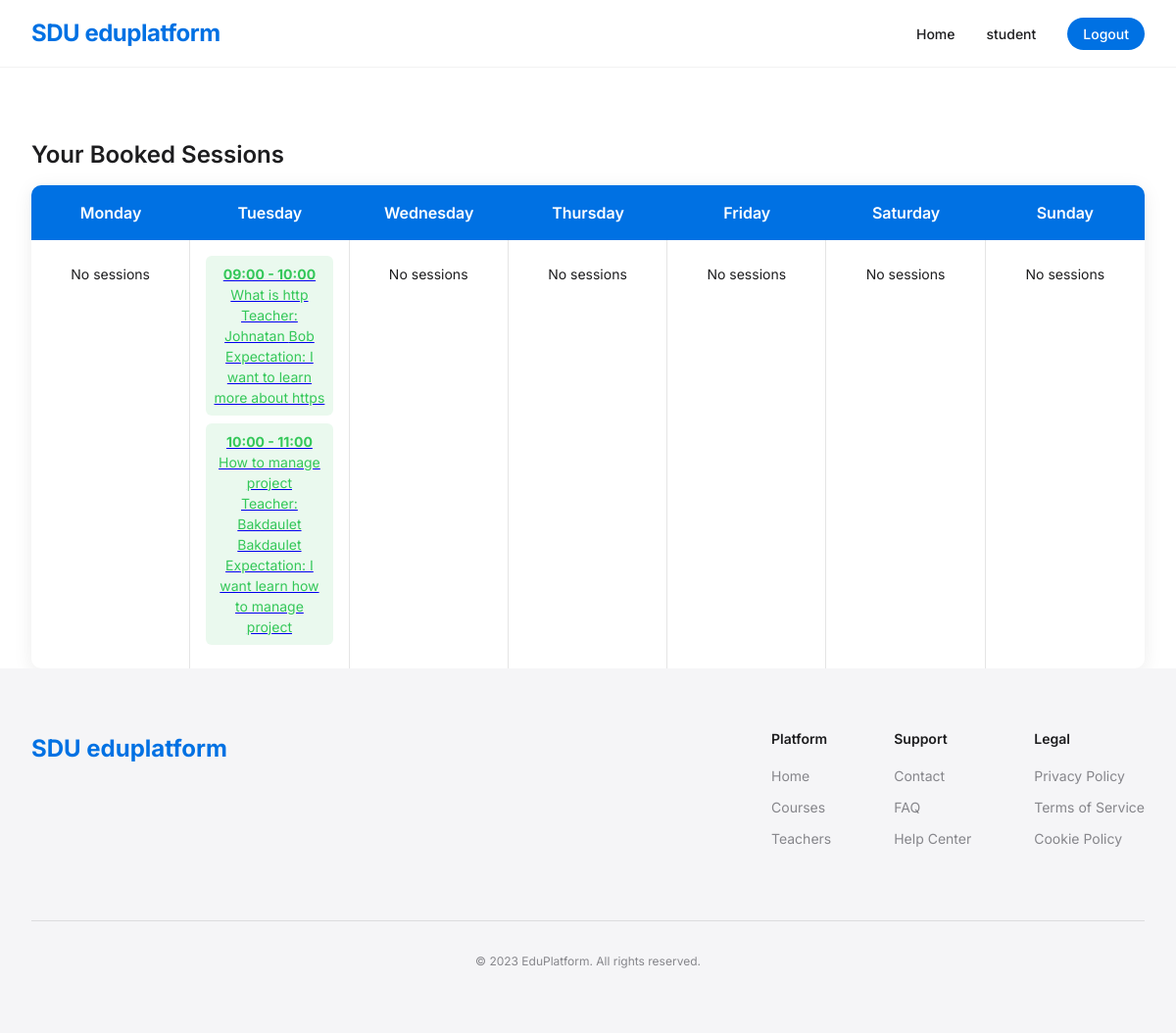
The page /profile/ (signed in) on the database as committed earlier.
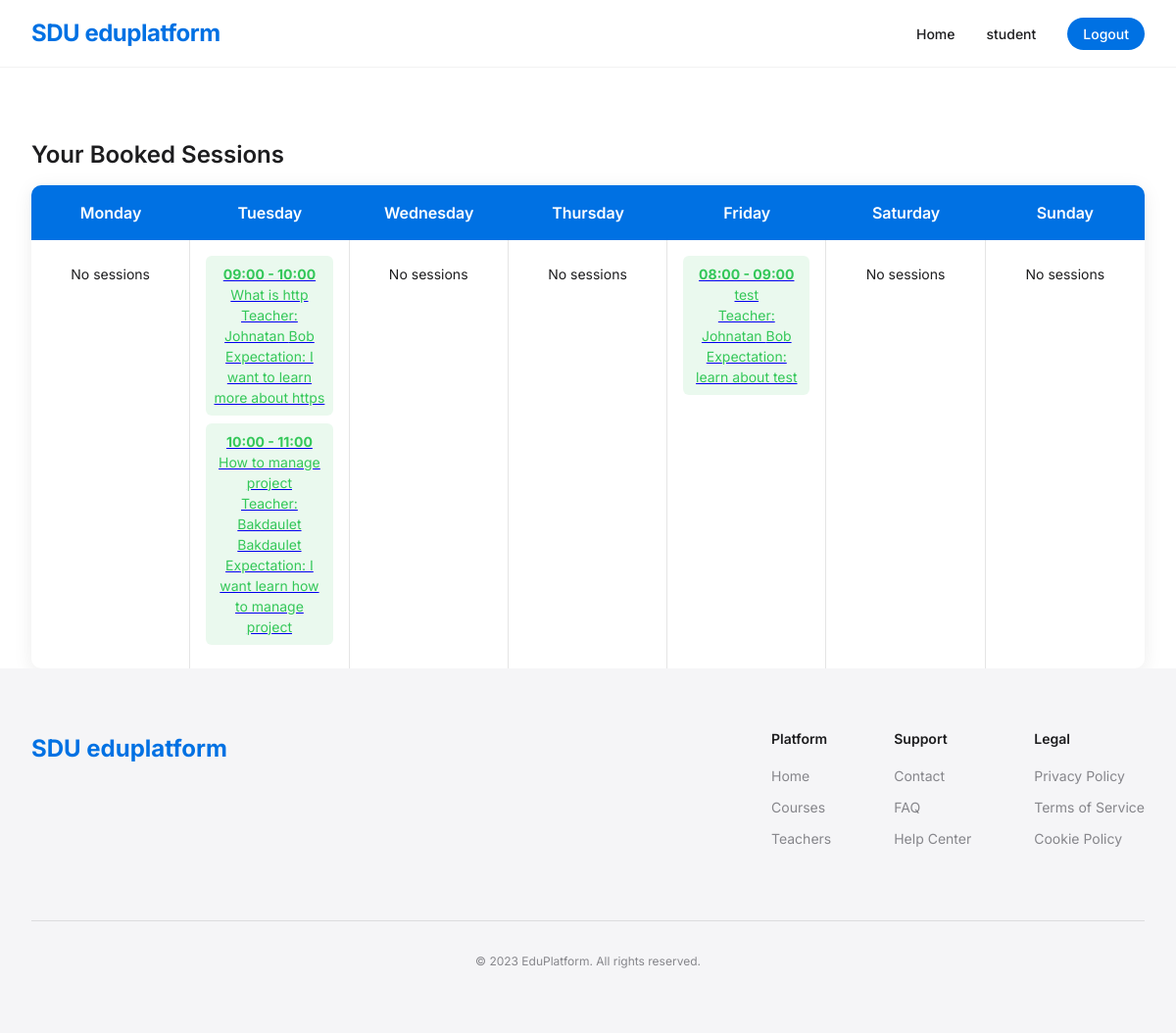
The same page on the database as committed later.
### core/models.py (models this page shows, shortened)
class BookedSession(models.Model):
    session = models.ForeignKey(Session, on_delete=models.CASCADE, related_name='booked_sessions')
    student = ForeignKey(User, on_delete=models.CASCADE, related_name='booked_students')
    expectation = models.TextField()

class Session(models.Model):
    DAYS_OF_WEEK = [
        ('Monday', 'Monday'),
        ('Tuesday', 'Tuesday'),
        ('Wednesday', 'Wednesday'),
        ('Thursday', 'Thursday'),
        ('Friday', 'Friday'),
        ('Saturday', 'Saturday'),
        ('Sunday', 'Sunday'),
    ]
    TIME_SLOTS = [
        ('08:00 - 09:00', '08:00 - 09:00'),
        ('09:00 - 10:00', '09:00 - 10:00'),
        ('10:00 - 11:00', '10:00 - 11:00'),
        ('11:00 - 12:00', '11:00 - 12:00'),
        ('13:00 - 14:00', '13:00 - 14:00'),
        ('14:00 - 15:00', '14:00 - 15:00'),
        ('15:00 - 16:00', '15:00 - 16:00'),
        ('16:00 - 17:00', '16:00 - 17:00'),
    ]
    STATUS_CHOICES = [
        ('Available', 'Available'),
        ('Booked', 'Booked'),
    ]
    topic = models.CharField(max_length=100)
    description = models.TextField()
    teacher = models.ForeignKey(Teacher, on_delete=models.CASCADE, related_name='sessions')
    day = models.CharField(max_length=10, choices=DAYS_OF_WEEK)
    time_slot = models.CharField(max_length=20, choices=TIME_SLOTS)  # Using predefined 24-hour format slots
    status = models.CharField(max_length=10, choices=STATUS_CHOICES, default='Available')

class Teacher(models.Model):
    user = models.OneToOneField(User, on_delete=models.CASCADE)
    name = models.CharField(max_length=100)
    surname = models.CharField(max_length=100)
    year_experience = models.PositiveIntegerField()
    university = models.CharField(max_length=100)
    speciality = models.CharField(max_length=100)
    more_about = models.TextField()
    image = models.ImageField(upload_to='teacher_image')

### core/views.py (the view)
# urls.py: path('profile/', views.profile, name='profile'),
@login_required(login_url='login')
def profile(request):
    booked_sessions = BookedSession.objects.filter(student=request.user)
    days_of_week = ['Monday', 'Tuesday', 'Wednesday', 'Thursday', 'Friday', 'Saturday', 'Sunday']
    booked_schedule = {}
    for day in days_of_week:
        booked_schedule[day] = booked_sessions.filter(session__day=day)
    return render(request, 'profile.html', {
        'booked_schedule': booked_schedule,
        'days_of_week': days_of_week,
    })

### core/templatetags/dict_extras.py (called while the page is built)
@register.filter
def dict_get(d, key):
    return d.get(key)

### templates/profile.html
{% extends 'base.html' %}
{% load dict_extras %}
{% block content %}
<div class="container">
    <h2>Your Booked Sessions</h2>
    <div class="schedule-container" id="booked-schedule">
        <div class="schedule-header">
            {% for day in days_of_week %}
                <div class="day-name">{{ day }}</div>
            {% endfor %}
        </div>
        <div class="schedule-body">
            {% for day in days_of_week %}
            <div class="day-column" data-day="{{ day }}">
                {% with sessions=booked_schedule|dict_get:day %}
                    {% if sessions and sessions.count %}
                        {% for booking in sessions %}
                            <a href="{% url 'book' teacher_id=booking.session.teacher_id session_id=booking.session_id %}">
                        <div class="time-slot {{ booking.session.status|lower }}">
                            <strong>{{ booking.session.time_slot }}</strong><br>
                            {{ booking.session.topic }}<br>
                            Teacher: {{ booking.session.teacher.name }} {{ booking.session.teacher.surname }}<br>
                            Expectation: {{ booking.expectation }}
                        </div>
                            </a>
                        {% endfor %}
                    {% else %}
                        <div class="time-slot">No sessions</div>
                    {% endif %}
                {% endwith %}
            </div>
            {% endfor %}
        </div>
    </div>
</div>
{% endblock %}

Rows that differ between the two databases and show on the page:
added BookedSession: session.time_slot "08:00 - 09:00", session.topic "test", session.teacher.name "Johnatan", session.teacher.surname "Bob", expectation "learn about test"
Other text that changed with them:
list line gone: "No sessions"
